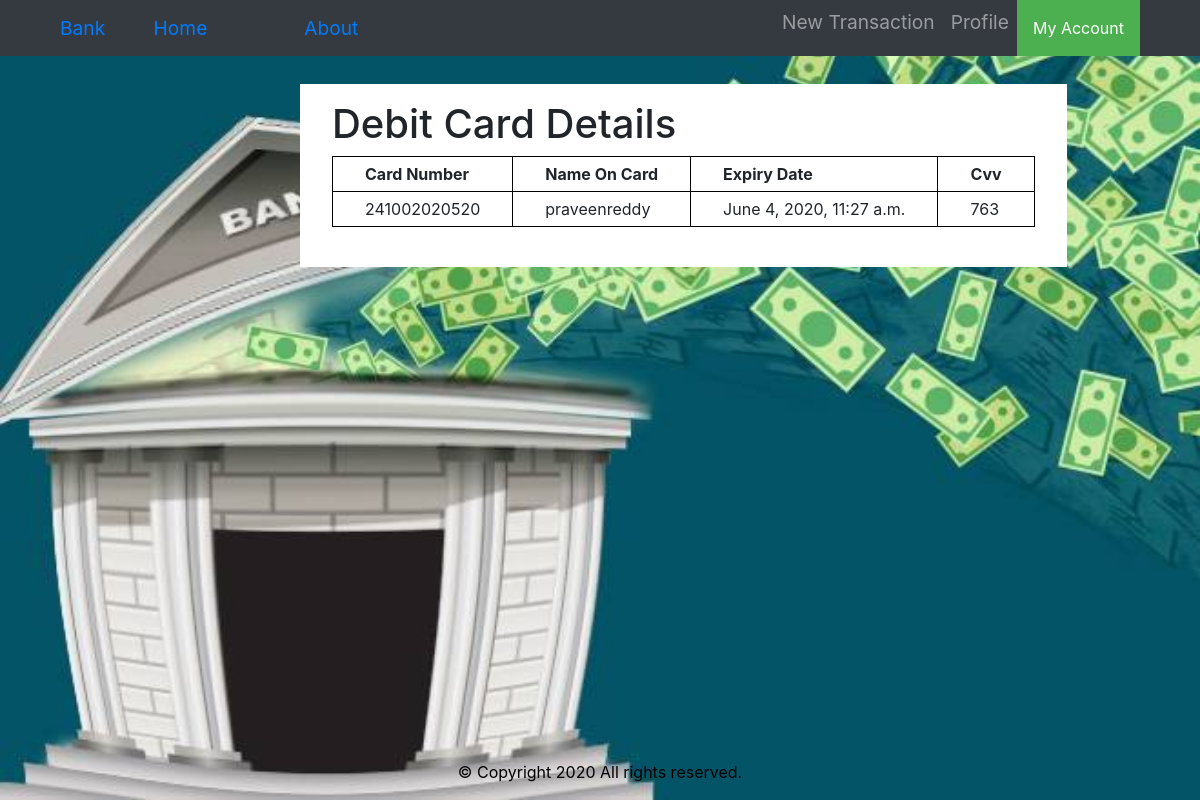
/user/my_debit_card/ (signed in), run on the app's committed database.
### users/models.py (models this page shows, shortened)
class DebitCard(models.Model):
    cardUser=models.ForeignKey(User,on_delete=models.CASCADE)
    cardNumber=models.CharField(max_length=12)
    nameOnCard=models.CharField(max_length=18)
    expiryDate=models.DateTimeField(auto_now=True)
    cvv=models.PositiveIntegerField()
    pin=models.PositiveIntegerField()

### users/views.py (the view)
# urls.py: path('my_debit_card/',DetailDebitCardView.as_view(template_name='users/debit_card_view.html'),name='my-debit-card'),
class DetailDebitCardView(LoginRequiredMixin,DetailView):
    model=DebitCard
    context_object_name='card'
    def get_object(self,**kwargs):
        return get_object_or_404(DebitCard,cardUser=self.request.user)

### users/templates/users/debit_card_view.html (shortened to what this page needs)
{% extends 'users/base.html' %} {% block bodyContentBlock %}
<div class="transaction background">
    <h1>Debit Card Details</h1>
    <table class="my-transaction-table">
        <tr>
            <th>Card Number</th>
            <th>Name On Card</th>
            <th>Expiry Date</th>
            <th>Cvv</th>
        </tr>
        <tr>
            <td>{{card.cardNumber}}</td>
            <td>{{card.nameOnCard}}</td>
            <td>{{card.expiryDate}}</td>
            <td>{{card.cvv}}</td>
        </tr>
    </table>
    <br>
</div>
{% endblock bodyContentBlock %}

### bauth/static/css/styles.css (style rules this page uses)
body { background-image:url('../Bank.jpeg'); background-repeat: no-repeat; background-attachment: fixed; background-size: 100% 100%; color: white; margin-bottom: 2rem; }
.background { background-color: white; padding: 1rem 2rem; margin-top: 1rem; }
table, th, td { border: 1px solid black; border-collapse: collapse; padding: 5px 2rem; }

### users/templates/users/debit_card_view.html (style rules this page uses)
.transaction { position:fixed; left:25%; }

### data on the page
DebitCard: cardNumber "241002020520", nameOnCard "praveenreddy", expiryDate "June 4, 2020, 11:27 a.m.", cvv "763"
